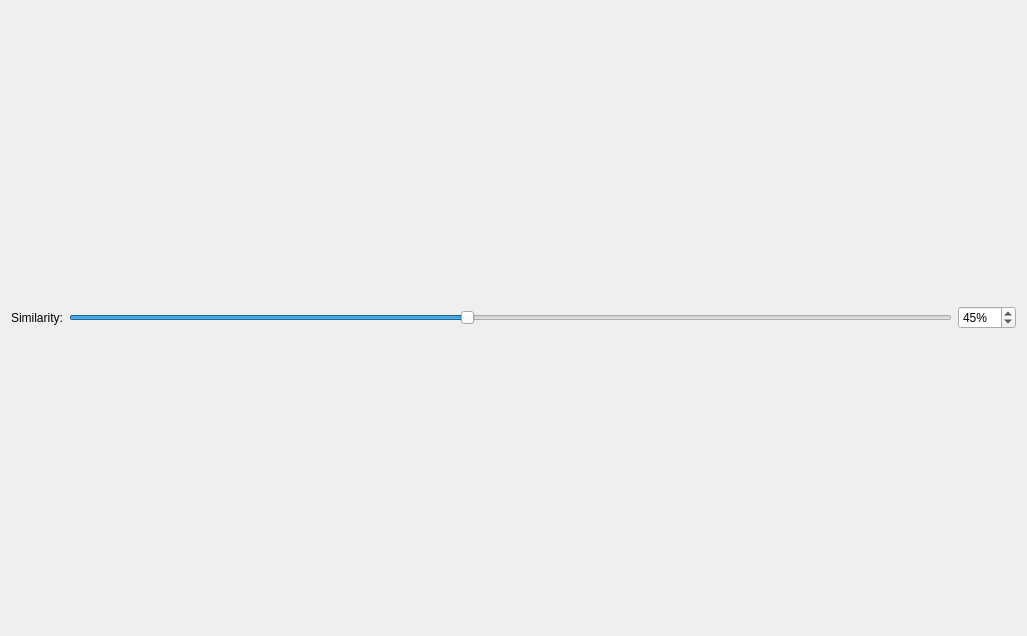
<?xml version="1.0" encoding="UTF-8"?>
<ui version="4.0">
 <class>StructureSimilarityDialog</class>
 <widget class="QDialog" name="StructureSimilarityDialog">
  <property name="geometry">
   <rect>
    <x>0</x>
    <y>0</y>
    <width>1027</width>
    <height>636</height>
   </rect>
  </property>
  <property name="windowTitle">
   <string>Structure Similarity</string>
  </property>
  <layout class="QVBoxLayout" name="verticalLayout_2">
   <item>
    <layout class="QVBoxLayout" name="mainLayout">
     <item>
      <layout class="QHBoxLayout" name="controlsLayout">
       <item>
        <widget class="QLabel" name="similarityLabel">
         <property name="text">
          <string>Similarity:</string>
         </property>
        </widget>
       </item>
       <item>
        <widget class="QSlider" name="similaritySlider">
         <property name="maximum">
          <number>100</number>
         </property>
         <property name="value">
          <number>45</number>
         </property>
         <property name="orientation">
          <enum>Qt::Horizontal</enum>
         </property>
        </widget>
       </item>
       <item>
        <widget class="QSpinBox" name="similaritySpinBox">
         <property name="suffix">
          <string>%</string>
         </property>
         <property name="maximum">
          <number>100</number>
         </property>
         <property name="value">
          <number>45</number>
         </property>
        </widget>
       </item>
      </layout>
     </item>
    </layout>
   </item>
  </layout>
 </widget>
 <resources/>
 <connections/>
</ui>
